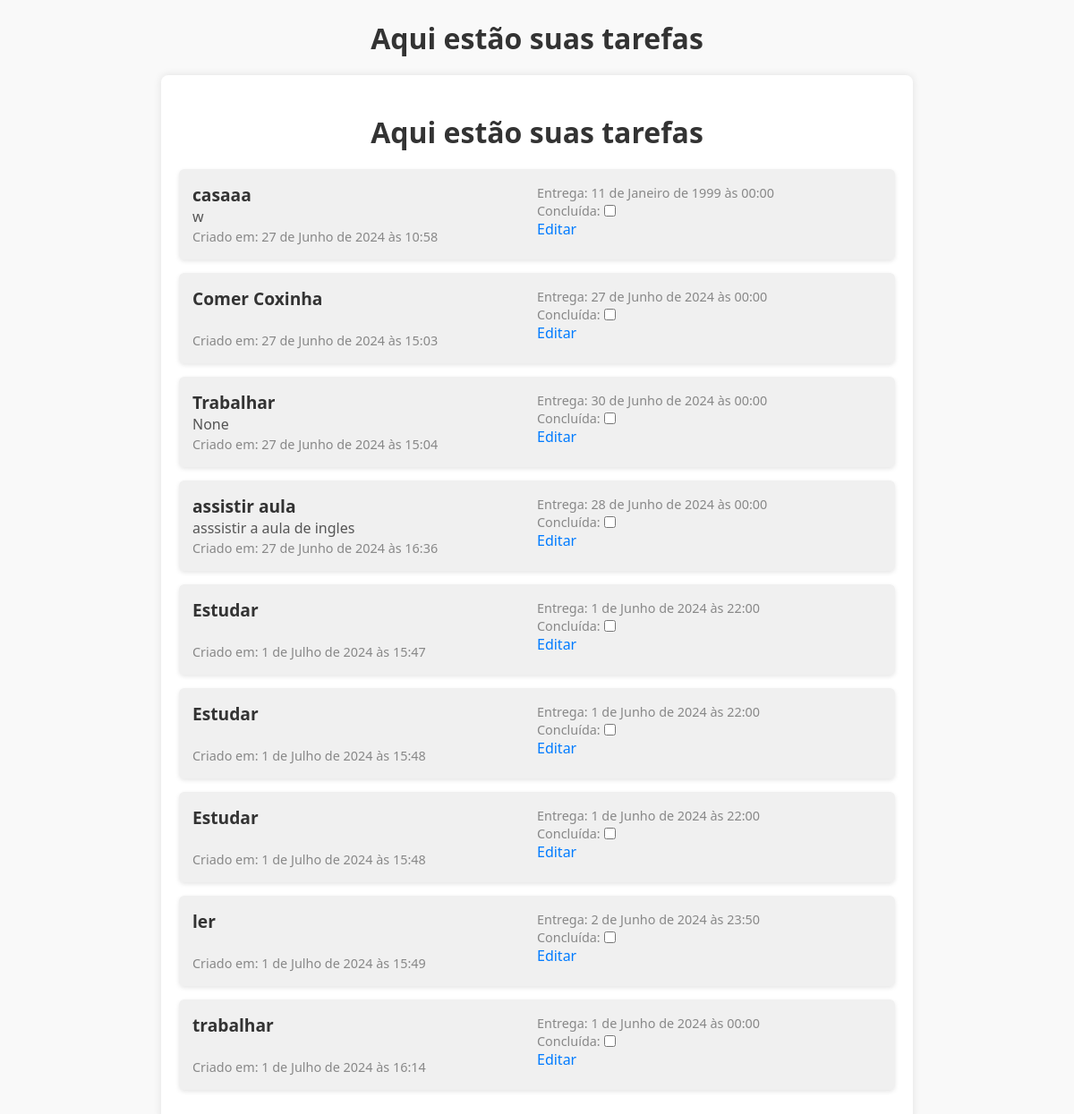
Page /tarefas on the earlier database version.
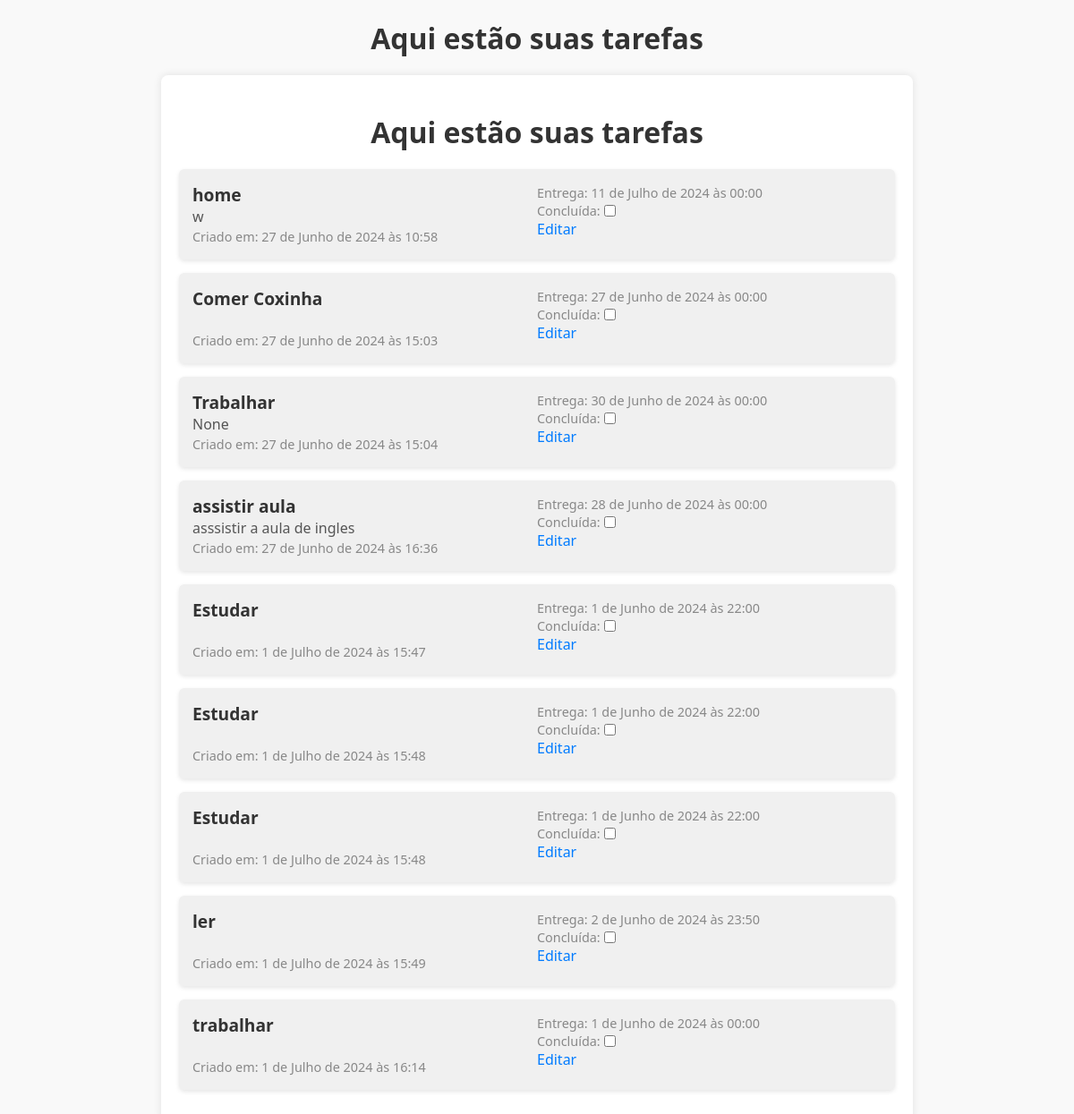
Same page on the later database version.
### Todos/models.py (models this page shows)
class Todos(models.Model):
    tarefa = models.CharField(max_length=100, null=False, blank=False)
    descricao = models.CharField(max_length=200, null=True, blank=True)
    data_criacao = models.DateTimeField(auto_now_add=True, null=False, blank=False)
    data_entrega = models.DateTimeField(null=False)
    entrega = models.BooleanField(default=False)

### Todos/views.py (the view)
# urls.py: path('tarefas', tarefa, name='tarefa'),
def tarefa(request):
    tarefas = Todos.objects.all()
    return render(request, "tarefas.html", {"tarefas": tarefas})

### Todos/templates/tarefas.html (shortened to what this page needs)
<!DOCTYPE html>
<html lang="pt-br">
<head>
    {% load static %}
    <link rel="stylesheet" href="{% static 'tarefas.css' %}">
</head>
<body>
    <h1>Aqui estão suas tarefas</h1>
    <div class="container">
        <h1>Aqui estão suas tarefas</h1>
        <ul class="tarefas-lista">
            {% for tarefa in tarefas %}
                <li class="tarefa-item">
                    <div class="tarefa-info">
                        <span class="nome-tarefa">{{ tarefa.tarefa }}</span> <br>
                        <span class="descricao">{{ tarefa.descricao }}</span> <br>
                        <span class="data-criacao">Criado em: {{ tarefa.data_criacao }}</span>
                    </div>
                    <div class="tarefa-info">
                        <span class="data-entrega">Entrega: {{ tarefa.data_entrega }}</span>
                        <label class="checkbox-label">
                            Concluída:
                            <input type="checkbox" {% if tarefa.concluida %}checked{% endif %} enabled>
                        </label>
                        <a href="{% url 'editar' tarefa.id %}" class="editar-link">Editar</a>
                    </div>
                </li>
            {% endfor %}
        </ul>
    </div>
</body>
</html>

### Todos/static/tarefas.css (style rules this page uses)
body { font-family: 'Segoe UI', Tahoma, Geneva, Verdana, sans-serif; margin: 0; padding: 0; background-color: #f9f9f9; }
.container { max-width: 800px; margin: 20px auto; padding: 20px; background-color: #fff; border-radius: 8px; box-shadow: 0 0 10px rgba(0, 0, 0, 0.1); }
h1 { text-align: center; color: #333; margin-bottom: 20px; }
.tarefas-lista { list-style-type: none; padding: 0; }
.tarefa-item { background-color: #f0f0f0; border-radius: 6px; margin-bottom: 15px; padding: 15px; box-shadow: 0 2px 5px rgba(0, 0, 0, 0.1); display: flex; justify-content: space-between; }
.tarefa-info { flex: 1; }
.nome-tarefa { font-size: 1.2rem; font-weight: bold; color: #333; }
.descricao { color: #555; font-size: 1rem; }
.data-criacao, .data-entrega { color: #888; font-size: 0.9rem; }
.checkbox-label { display: flex; align-items: center; color: #888; font-size: 0.9rem; }
.editar-link { color: #007bff; text-decoration: none; }

Differences in the rows shown:
changed Todos: tarefa "casaaa" → "home"; data_entrega "11 de Janeiro de 1999 às 00:00" → "11 de Julho de 2024 às 00:00"
